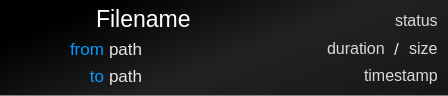
<?xml version="1.0" encoding="UTF-8"?>
<ui version="4.0">
 <class>TransferItem</class>
 <widget class="QWidget" name="TransferItem">
  <property name="geometry">
   <rect>
    <x>0</x>
    <y>0</y>
    <width>448</width>
    <height>96</height>
   </rect>
  </property>
  <property name="windowTitle">
   <string>TransferItem</string>
  </property>
  <property name="styleSheet">
   <string>QFrame#content_frame {
	border: 0px;
	border-bottom: 1px solid grey;
	background-color: qlineargradient(spread:pad, x1:0, y1:0.466182, x2:1, y2:1, stop:0 rgba(0, 0, 0, 255), stop:0.462312 rgba(34, 34, 34, 255), stop:1 rgba(22, 22, 22, 255));
}

QLabel {
	color: rgb(229, 229, 229);
	font-size: 13pt;
}

QLabel#label_filename {
	font-size: 17pt;
	color: white;
}

QLabel#title_from, #title_to {
	color: #0099FF;
	font: arial;
}

QLabel#label_timestamp, #label_status, #label_duration, #label_size {
	font-size: 12pt;
	color: rgb(218, 218, 218);
}</string>
  </property>
  <layout class="QHBoxLayout" name="horizontalLayout_2">
   <property name="spacing">
    <number>0</number>
   </property>
   <property name="margin">
    <number>0</number>
   </property>
   <item>
    <widget class="QFrame" name="content_frame">
     <property name="frameShape">
      <enum>QFrame::StyledPanel</enum>
     </property>
     <property name="frameShadow">
      <enum>QFrame::Raised</enum>
     </property>
     <layout class="QHBoxLayout" name="horizontalLayout_3">
      <property name="spacing">
       <number>0</number>
      </property>
      <property name="leftMargin">
       <number>0</number>
      </property>
      <property name="topMargin">
       <number>6</number>
      </property>
      <property name="rightMargin">
       <number>10</number>
      </property>
      <property name="bottomMargin">
       <number>6</number>
      </property>
      <item>
       <layout class="QHBoxLayout" name="main_layout">
        <property name="spacing">
         <number>0</number>
        </property>
        <item>
         <widget class="QLabel" name="main_icon">
          <property name="sizePolicy">
           <sizepolicy hsizetype="Fixed" vsizetype="Preferred">
            <horstretch>0</horstretch>
            <verstretch>0</verstretch>
           </sizepolicy>
          </property>
          <property name="minimumSize">
           <size>
            <width>64</width>
            <height>0</height>
           </size>
          </property>
          <property name="maximumSize">
           <size>
            <width>64</width>
            <height>16777215</height>
           </size>
          </property>
          <property name="text">
           <string/>
          </property>
          <property name="alignment">
           <set>Qt::AlignCenter</set>
          </property>
          <property name="indent">
           <number>0</number>
          </property>
         </widget>
        </item>
        <item>
         <layout class="QVBoxLayout" name="labels_layout">
          <property name="spacing">
           <number>0</number>
          </property>
          <item>
           <layout class="QHBoxLayout" name="horizontalLayout">
            <property name="leftMargin">
             <number>5</number>
            </property>
            <item>
             <widget class="QLabel" name="mime_icon">
              <property name="sizePolicy">
               <sizepolicy hsizetype="Fixed" vsizetype="Preferred">
                <horstretch>0</horstretch>
                <verstretch>0</verstretch>
               </sizepolicy>
              </property>
              <property name="minimumSize">
               <size>
                <width>20</width>
                <height>0</height>
               </size>
              </property>
              <property name="maximumSize">
               <size>
                <width>20</width>
                <height>16777215</height>
               </size>
              </property>
              <property name="text">
               <string/>
              </property>
             </widget>
            </item>
            <item>
             <widget class="QLabel" name="label_filename">
              <property name="styleSheet">
               <string>margin-bottom: 3px;</string>
              </property>
              <property name="text">
               <string>Filename</string>
              </property>
              <property name="indent">
               <number>7</number>
              </property>
             </widget>
            </item>
            <item>
             <spacer name="horizontalSpacer_2">
              <property name="orientation">
               <enum>Qt::Horizontal</enum>
              </property>
              <property name="sizeHint" stdset="0">
               <size>
                <width>1</width>
                <height>1</height>
               </size>
              </property>
             </spacer>
            </item>
            <item>
             <widget class="QLabel" name="label_status">
              <property name="text">
               <string>status</string>
              </property>
             </widget>
            </item>
           </layout>
          </item>
          <item>
           <layout class="QHBoxLayout" name="from_layout">
            <item>
             <widget class="QLabel" name="title_from">
              <property name="sizePolicy">
               <sizepolicy hsizetype="Fixed" vsizetype="Preferred">
                <horstretch>0</horstretch>
                <verstretch>0</verstretch>
               </sizepolicy>
              </property>
              <property name="minimumSize">
               <size>
                <width>40</width>
                <height>0</height>
               </size>
              </property>
              <property name="maximumSize">
               <size>
                <width>40</width>
                <height>16777215</height>
               </size>
              </property>
              <property name="font">
               <font>
                <pointsize>13</pointsize>
                <weight>50</weight>
                <italic>false</italic>
                <bold>false</bold>
               </font>
              </property>
              <property name="text">
               <string>from</string>
              </property>
              <property name="alignment">
               <set>Qt::AlignRight|Qt::AlignTrailing|Qt::AlignVCenter</set>
              </property>
             </widget>
            </item>
            <item>
             <widget class="QLabel" name="label_from">
              <property name="sizePolicy">
               <sizepolicy hsizetype="Fixed" vsizetype="Preferred">
                <horstretch>0</horstretch>
                <verstretch>0</verstretch>
               </sizepolicy>
              </property>
              <property name="font">
               <font>
                <pointsize>13</pointsize>
               </font>
              </property>
              <property name="text">
               <string>path</string>
              </property>
              <property name="indent">
               <number>5</number>
              </property>
             </widget>
            </item>
            <item>
             <spacer name="horizontalSpacer">
              <property name="orientation">
               <enum>Qt::Horizontal</enum>
              </property>
              <property name="sizeHint" stdset="0">
               <size>
                <width>1</width>
                <height>1</height>
               </size>
              </property>
             </spacer>
            </item>
            <item>
             <widget class="QLabel" name="label_duration">
              <property name="sizePolicy">
               <sizepolicy hsizetype="Fixed" vsizetype="Preferred">
                <horstretch>0</horstretch>
                <verstretch>0</verstretch>
               </sizepolicy>
              </property>
              <property name="text">
               <string>duration</string>
              </property>
             </widget>
            </item>
            <item>
             <widget class="QLabel" name="label_sep">
              <property name="sizePolicy">
               <sizepolicy hsizetype="Fixed" vsizetype="Preferred">
                <horstretch>0</horstretch>
                <verstretch>0</verstretch>
               </sizepolicy>
              </property>
              <property name="styleSheet">
               <string>padding-left: 5px; padding-right: 5px;</string>
              </property>
              <property name="text">
               <string>/</string>
              </property>
             </widget>
            </item>
            <item>
             <widget class="QLabel" name="label_size">
              <property name="sizePolicy">
               <sizepolicy hsizetype="Fixed" vsizetype="Preferred">
                <horstretch>0</horstretch>
                <verstretch>0</verstretch>
               </sizepolicy>
              </property>
              <property name="text">
               <string>size</string>
              </property>
             </widget>
            </item>
           </layout>
          </item>
          <item>
           <layout class="QHBoxLayout" name="horizontalLayout_4">
            <item>
             <widget class="QLabel" name="title_to">
              <property name="sizePolicy">
               <sizepolicy hsizetype="Fixed" vsizetype="Preferred">
                <horstretch>0</horstretch>
                <verstretch>0</verstretch>
               </sizepolicy>
              </property>
              <property name="minimumSize">
               <size>
                <width>40</width>
                <height>0</height>
               </size>
              </property>
              <property name="maximumSize">
               <size>
                <width>40</width>
                <height>16777215</height>
               </size>
              </property>
              <property name="font">
               <font>
                <pointsize>13</pointsize>
                <weight>50</weight>
                <italic>false</italic>
                <bold>false</bold>
               </font>
              </property>
              <property name="text">
               <string>to</string>
              </property>
              <property name="alignment">
               <set>Qt::AlignRight|Qt::AlignTrailing|Qt::AlignVCenter</set>
              </property>
             </widget>
            </item>
            <item>
             <widget class="QLabel" name="label_to">
              <property name="sizePolicy">
               <sizepolicy hsizetype="Fixed" vsizetype="Preferred">
                <horstretch>0</horstretch>
                <verstretch>0</verstretch>
               </sizepolicy>
              </property>
              <property name="font">
               <font>
                <pointsize>13</pointsize>
               </font>
              </property>
              <property name="text">
               <string>path</string>
              </property>
              <property name="indent">
               <number>5</number>
              </property>
             </widget>
            </item>
            <item>
             <spacer name="horizontalSpacer_3">
              <property name="orientation">
               <enum>Qt::Horizontal</enum>
              </property>
              <property name="sizeHint" stdset="0">
               <size>
                <width>40</width>
                <height>20</height>
               </size>
              </property>
             </spacer>
            </item>
            <item>
             <widget class="QLabel" name="label_timestamp">
              <property name="sizePolicy">
               <sizepolicy hsizetype="Fixed" vsizetype="Preferred">
                <horstretch>0</horstretch>
                <verstretch>0</verstretch>
               </sizepolicy>
              </property>
              <property name="text">
               <string>timestamp</string>
              </property>
             </widget>
            </item>
           </layout>
          </item>
         </layout>
        </item>
       </layout>
      </item>
     </layout>
    </widget>
   </item>
  </layout>
 </widget>
 <resources/>
 <connections/>
</ui>
